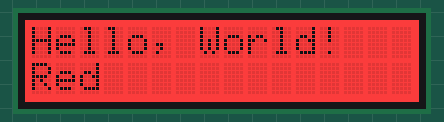
A program run on a simulated Raspberry Pi (BCM pin numbers) with a GrovePi. Shown: 16×2 character LCD. At 6.5 s the program stops and its outputs stay as they are.

Above: at 0.2 s.
At 2.3 s:
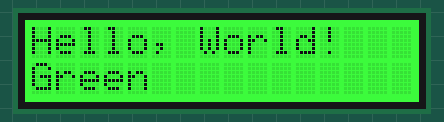
At 4.4 s:
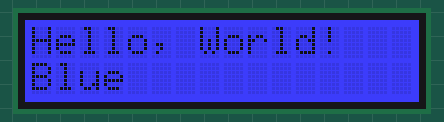
At 6.5 s:
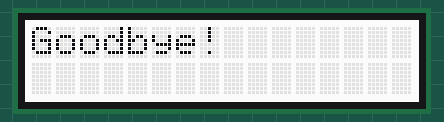

Measured:
- what the display in image 0 shows lasts 2.0 s, from 0.1 s to 2.1 s

The program:

grove-lcd.py
```python
############################################################
# Simple Python program that writes a message to the
# Grove LCD attached to one of the I2C ports.
#
# To run this program from the bash command prompt,
# type this and hit Enter:
#
#    sudo python grove-lcd.py
#
# Note: You need to have the Grove LCD Display driver
# program file 'grove_rgb_lcd.py' in the same directory
# as this program.
#
############################################################

import time
from grove_rgb_lcd import *

setRGB(255, 0, 0)
setText("Hello, World!\nRed")

time.sleep(2)

setRGB(0, 255, 0)
setText("Hello, World!\nGreen")

time.sleep(2)

setRGB(0, 0, 255)
setText("Hello, World!\nBlue")

time.sleep(2)

setRGB(255, 255, 255)
setText("Goodbye!")
```
